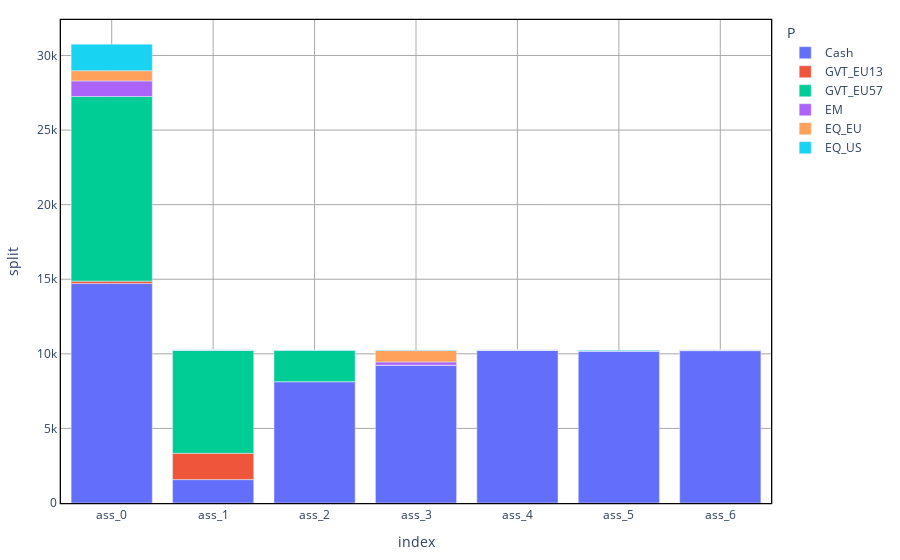
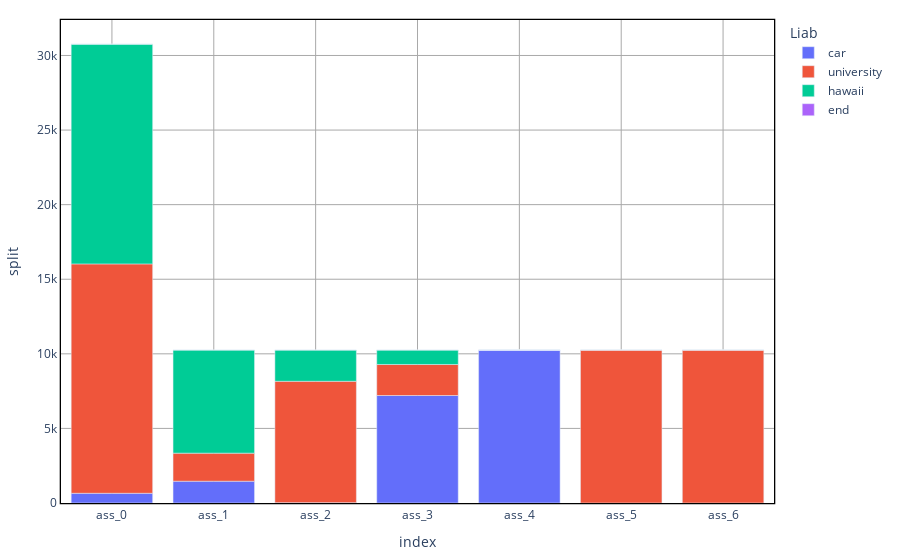

Notebook source saved alongside these figures, in order:
### Code cell
def AssetSplitDetailsChart(planner, solution, groupby):
    P = planner.P
    A = planner.assets.set
    L = planner.liabilities.set
    N = planner.N
    T = planner.T
    Assets_l = {}
    Assets_end = {}
    for a in A:
        Assets_l[a] = np.zeros(shape = (len(L), len(P)))
        Assets_end[a] = np.zeros(shape = (len(P)))
        for p in np.arange(len(P)):
            Assets_end[a][p] = solution.asset_to_exwealth[a][P[p]]
            for l in np.arange(len(L)):
                Assets_l[a][l,p] = solution.asset_to_goal[a][L[l]][P[p]]

    #AssetPerETF
    AssetPerETF = {}

    for a in A:
        Asset_ap = np.sum(Assets_l[a], axis = 0) + Assets_end[a] 
        AssetPerETF[a] = {P[p]:Asset_ap[p] for p in np.arange(len(P))}

    AssetPerETF = pd.DataFrame(AssetPerETF).transpose().reset_index()
    AssetPerETF_melt = AssetPerETF.melt(id_vars=['index'], var_name='P', value_name='split')
    plt = px.bar(AssetPerETF_melt, x="index", y = "split", color = "P" )
    plt = ALMc.standardized_chart(plt)
    print(AssetPerETF_melt.head())
    #AssetPerETF.plot.bar(stacked = True, figsize = (15,10))
    plt.show()
    AssetPerLiab = {}
    for a in A:
        Asset_al = list(np.sum(Assets_l[a], axis = 1))
        Asset_al.append(np.sum(Assets_end[a]))
        L_end = list(L)
        L_end.append("end")
        AssetPerLiab[a] = {L_end[l]:Asset_al[l] for l in np.arange(len(L_end))}

    AssetPerLiab = pd.DataFrame(AssetPerLiab).transpose().reset_index()
    AssetPerLiab_melt = AssetPerLiab.melt(id_vars=['index'], var_name='Liab', value_name='split')
    print(AssetPerLiab_melt.head())
    plt = px.bar(AssetPerLiab_melt, x="index", y = "split", color = "Liab")
    plt = ALMc.standardized_chart(plt)
    plt.show()

AssetSplitDetailsChart(problem, sol, 0)

### Figure 1 — Plotly figure (JSON) as saved in the notebook; plotly's stock layout.template omitted (floating-point values rounded to 4 significant figures)
{"data": [{"alignmentgroup": "True", "hovertemplate": "P=Cash<br>index=%{x}<br>split=%{y}<extra></extra>", "legendgroup": "Cash", "marker": {"color": "#636efa"}, "name": "Cash", "offsetgroup": "Cash", "orientation": "v", "showlegend": true, "textposition": "auto", "type": "bar", "x": ["ass_0", "ass_1", "ass_2", "ass_3", "ass_4", "ass_5", "ass_6"], "xaxis": "x", "y": [14720.0, 1567.0, 8135.0, 9240.0, 10240.0, 10200.0, 10220.0], "yaxis": "y"}, {"alignmentgroup": "True", "hovertemplate": "P=GVT_EU13<br>index=%{x}<br>split=%{y}<extra></extra>", "legendgroup": "GVT_EU13", "marker": {"color": "#EF553B"}, "name": "GVT_EU13", "offsetgroup": "GVT_EU13", "orientation": "v", "showlegend": true, "textposition": "auto", "type": "bar", "x": ["ass_0", "ass_1", "ass_2", "ass_3", "ass_4", "ass_5", "ass_6"], "xaxis": "x", "y": [155.7, 1763.0, 0, 0, 0, 0, 0], "yaxis": "y"}, {"alignmentgroup": "True", "hovertemplate": "P=GVT_EU57<br>index=%{x}<br>split=%{y}<extra></extra>", "legendgroup": "GVT_EU57", "marker": {"color": "#00cc96"}, "name": "GVT_EU57", "offsetgroup": "GVT_EU57", "orientation": "v", "showlegend": true, "textposition": "auto", "type": "bar", "x": ["ass_0", "ass_1", "ass_2", "ass_3", "ass_4", "ass_5", "ass_6"], "xaxis": "x", "y": [12370.0, 6916.0, 2093.0, 0, 0, 0, 0], "yaxis": "y"}, {"alignmentgroup": "True", "hovertemplate": "P=EM<br>index=%{x}<br>split=%{y}<extra></extra>", "legendgroup": "EM", "marker": {"color": "#ab63fa"}, "name": "EM", "offsetgroup": "EM", "orientation": "v", "showlegend": true, "textposition": "auto", "type": "bar", "x": ["ass_0", "ass_1", "ass_2", "ass_3", "ass_4", "ass_5", "ass_6"], "xaxis": "x", "y": [1049.0, 6.194, 0, 217.9, 9.206, 0, 35.11], "yaxis": "y"}, {"alignmentgroup": "True", "hovertemplate": "P=EQ_EU<br>index=%{x}<br>split=%{y}<extra></extra>", "legendgroup": "EQ_EU", "marker": {"color": "#FFA15A"}, "name": "EQ_EU", "offsetgroup": "EQ_EU", "orientation": "v", "showlegend": true, "textposition": "auto", "type": "bar", "x": ["ass_0", "ass_1", "ass_2", "ass_3", "ass_4", "ass_5", "ass_6"], "xaxis": "x", "y": [684.5, 0, 0, 758.2, 0, 0, 0], "yaxis": "y"}, {"alignmentgroup": "True", "hovertemplate": "P=EQ_US<br>index=%{x}<br>split=%{y}<extra></extra>", "legendgroup": "EQ_US", "marker": {"color": "#19d3f3"}, "name": "EQ_US", "offsetgroup": "EQ_US", "orientation": "v", "showlegend": true, "textposition": "auto", "type": "bar", "x": ["ass_0", "ass_1", "ass_2", "ass_3", "ass_4", "ass_5", "ass_6"], "xaxis": "x", "y": [1779.0, 0, 24.91, 36.71, 0, 50.09, 0], "yaxis": "y"}], "layout": {"barmode": "relative", "legend": {"title": {"text": "P"}, "tracegroupgap": 0}, "margin": {"b": 20, "l": 20, "r": 20, "t": 20}, "paper_bgcolor": "white", "plot_bgcolor": "white", "showlegend": true, "xaxis": {"anchor": "y", "domain": [0, 1], "gridcolor": "darkgray", "gridwidth": 1, "linecolor": "black", "linewidth": 1.3, "mirror": true, "showgrid": true, "showline": true, "title": {"text": "index"}}, "yaxis": {"anchor": "x", "domain": [0, 1], "gridcolor": "darkgray", "gridwidth": 1, "linecolor": "black", "linewidth": 1.3, "mirror": true, "showgrid": true, "showline": true, "title": {"text": "split"}}}}

### Figure 2 — Plotly figure (JSON) as saved in the notebook; plotly's stock layout.template omitted (floating-point values rounded to 4 significant figures)
{"data": [{"alignmentgroup": "True", "hovertemplate": "Liab=car<br>index=%{x}<br>split=%{y}<extra></extra>", "legendgroup": "car", "marker": {"color": "#636efa"}, "name": "car", "offsetgroup": "car", "orientation": "v", "showlegend": true, "textposition": "auto", "type": "bar", "x": ["ass_0", "ass_1", "ass_2", "ass_3", "ass_4", "ass_5", "ass_6"], "xaxis": "x", "y": [651.8, 1461.0, 24.91, 7207.0, 10250.0, 0, 0], "yaxis": "y"}, {"alignmentgroup": "True", "hovertemplate": "Liab=university<br>index=%{x}<br>split=%{y}<extra></extra>", "legendgroup": "university", "marker": {"color": "#EF553B"}, "name": "university", "offsetgroup": "university", "orientation": "v", "showlegend": true, "textposition": "auto", "type": "bar", "x": ["ass_0", "ass_1", "ass_2", "ass_3", "ass_4", "ass_5", "ass_6"], "xaxis": "x", "y": [15380.0, 1882.0, 8135.0, 2079.0, 0, 10250.0, 10250.0], "yaxis": "y"}, {"alignmentgroup": "True", "hovertemplate": "Liab=hawaii<br>index=%{x}<br>split=%{y}<extra></extra>", "legendgroup": "hawaii", "marker": {"color": "#00cc96"}, "name": "hawaii", "offsetgroup": "hawaii", "orientation": "v", "showlegend": true, "textposition": "auto", "type": "bar", "x": ["ass_0", "ass_1", "ass_2", "ass_3", "ass_4", "ass_5", "ass_6"], "xaxis": "x", "y": [14730.0, 6910.0, 2093.0, 967.5, 0, 0, 0], "yaxis": "y"}, {"alignmentgroup": "True", "hovertemplate": "Liab=end<br>index=%{x}<br>split=%{y}<extra></extra>", "legendgroup": "end", "marker": {"color": "#ab63fa"}, "name": "end", "offsetgroup": "end", "orientation": "v", "showlegend": true, "textposition": "auto", "type": "bar", "x": ["ass_0", "ass_1", "ass_2", "ass_3", "ass_4", "ass_5", "ass_6"], "xaxis": "x", "y": [0, 0, 0, 0, 0, 0, 0], "yaxis": "y"}], "layout": {"barmode": "relative", "legend": {"title": {"text": "Liab"}, "tracegroupgap": 0}, "margin": {"b": 20, "l": 20, "r": 20, "t": 20}, "paper_bgcolor": "white", "plot_bgcolor": "white", "showlegend": true, "xaxis": {"anchor": "y", "domain": [0, 1], "gridcolor": "darkgray", "gridwidth": 1, "linecolor": "black", "linewidth": 1.3, "mirror": true, "showgrid": true, "showline": true, "title": {"text": "index"}}, "yaxis": {"anchor": "x", "domain": [0, 1], "gridcolor": "darkgray", "gridwidth": 1, "linecolor": "black", "linewidth": 1.3, "mirror": true, "showgrid": true, "showline": true, "title": {"text": "split"}}}}
